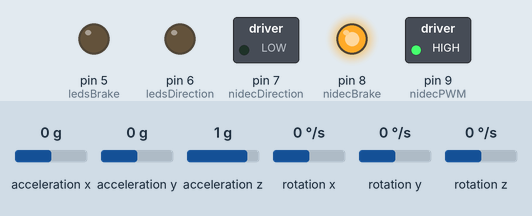
Simulated run of this sketch. Board: Arduino Uno, built with avr-gcc and run on an emulated ATmega328P. Parts: switched loads named in the sketch (green lamp = pin HIGH), output pins drawn as LEDs (lit = HIGH). The test bench sets the inputs (shaded band); at power-on: rotation x 0 °/s, acceleration x 0 g, acceleration y 0 g, acceleration z 1 g, rotation y 0 °/s, rotation z 0 °/s. What the sketch prints to the serial monitor is not drawn.

Above: at 1.2 s.
1.3 s: rotation x set to 7 °/s
At 4.0 s:
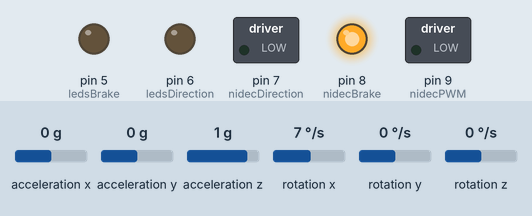
4.3 s: rotation x set to -100 °/s
At 4.9 s:
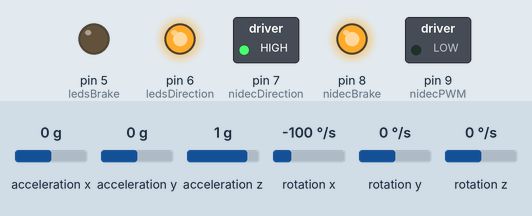
6.1 s: rotation x set to 100 °/s
At 9.1 s:
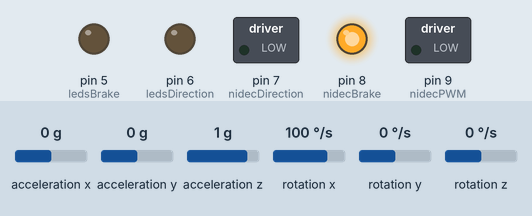
Timing chart, 0 to 10.6 s (numbered marks = the images above; inputs shaded):
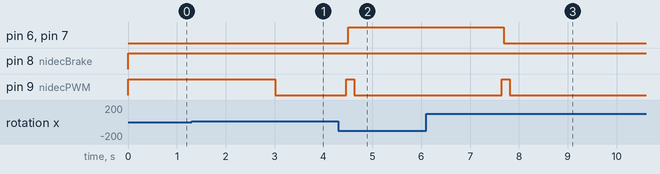

The sketch:

1dof_pid_V1.ino
```cpp
#include <MPU6050.h>
#include <Wire.h>        // IIC communication library
#include <PWM.h>        // Require Timer1 PWM frequency of 20Khz-25Khz for Nidec 24H677 BLDC Motor

//Cite http://brettbeauregard.com/blog/2011/04/improving-the-beginner%E2%80%99s-pid-reset-windup/)

//---------------------------------------- Nidec 24H677H010 BLDC Motor Vars START ------------------------------------
const int nidecBrake = 8;      // Brake
const int nidecDirection = 7;  // CW/CCW Nidec Motor
const int ledsDirection = 6;   // Green LED direction indicators
const int ledsBrake = 5;       // Red LED direction indicators
const int nidecPWM = 9;        // Nidec Motor PWM
int brake_trigger = 1;         //Brake is ON
int dir = 0;                   //Direction set to CCW
double pwm = 400;              // Set pwm value to 400 = motor stopped
//---------------------------------------- Nidec 24H677H010 BLDC Motor Vars END --------------------------------------

MPU6050 mpu;
// Timers
unsigned long timer = 0;
float timeStep = 0.01;

// Roll values
float roll = 0;


//---------------------------------------- PID Vars START -------------------------------------------------------
//PID constants
double kp = 10;
double ki = 0;
double kd = 0;

int Setpoint = 0;

double outMin = -400;
double outMax = 400;

double bounds = 0;
int term;

unsigned long currentTime, previousTime;
double elapsedTime;
double error;
double lastError;
double Input, Output;
double i, d;

//---------------------------------------- PID Vars END -----------------------------------------------------------


//%%%%%%%%%%%%%%%%%%%%%%%%%%%%%%%%%%%%%%%%%%%%%%%%%%%%%%%%%%%%%%%%%%%%%%%%%%%%%%%%%%%%%%%%%%%%%%%%%%%%%%%%%%%%%%%%%%%%%%
//%%%%%%%%%%%%%%%%%%%%%%%%%%%%%%%%%%%%%%%%%%%%%%%% Setup Function Start %%%%%%%%%%%%%%%%%%%%%%%%%%%%%%%%%%%%%%%%%%%%%%%%
//%%%%%%%%%%%%%%%%%%%%%%%%%%%%%%%%%%%%%%%%%%%%%%%%%%%%%%%%%%%%%%%%%%%%%%%%%%%%%%%%%%%%%%%%%%%%%%%%%%%%%%%%%%%%%%%%%%%%%%
void setup() {

  // PWM.h Setup
  //InitTimersSafe();
  // The Nidec 24H677 BLDC Motor requires a PWM frequency of 20KHz to 25KHz
  //bool success = SetPinFrequencySafe(nidecPWM, 20000);

  //set the Nidec motor control pins
  pinMode(nidecBrake, OUTPUT);
  pinMode(nidecDirection,OUTPUT);
  pinMode(ledsDirection,OUTPUT);
  pinMode(ledsBrake,OUTPUT);
  pinMode(nidecPWM,OUTPUT);

  // Output initial state values
  digitalWrite(nidecDirection,LOW); // Nidec Direction CCW
  digitalWrite(ledsDirection,LOW); //Green LED OFF // Direction CCW
  digitalWrite(nidecBrake,LOW); // Nidec motor brake is ON
  digitalWrite(ledsBrake,HIGH); //Red LED ON // Brake ON


  Serial.begin(115200);
  // Initialize MPU6050
  while(!mpu.begin(MPU6050_SCALE_2000DPS, MPU6050_RANGE_2G))
  {
    Serial.println("Could not find a valid MPU6050 sensor, check wiring!");
    delay(500);
  }

  // Calibrate gyroscope. The calibration must be at rest.
  // If you don't want calibrate, comment this line.
  mpu.calibrateGyro();

  // Set threshold sensivty. Default 3.
  // If you don't want use threshold, comment this line or set 0.
  mpu.setThreshold(3);
}
//%%%%%%%%%%%%%%%%%%%%%%%%%%%%%%%%%%%%%%%%%%%%%%%%%%%%%%%%%%%%%%%%%%%%%%%%%%%%%%%%%%%%%%%%%%%%%%%%%%%%%%%%%%%%%%%%%%%%%%
//%%%%%%%%%%%%%%%%%%%%%%%%%%%%%%%%%%%%%%%%%%%%%% Setup Function END %%%%%%%%%%%%%%%%%%%%%%%%%%%%%%%%%%%%%%%%%%%%%%%%%%%%
//%%%%%%%%%%%%%%%%%%%%%%%%%%%%%%%%%%%%%%%%%%%%%%%%%%%%%%%%%%%%%%%%%%%%%%%%%%%%%%%%%%%%%%%%%%%%%%%%%%%%%%%%%%%%%%%%%%%%%%


//%%%%%%%%%%%%%%%%%%%%%%%%%%%%%%%%%%%%%%%%%%%%%%%%%%%%%%%%%%%%%%%%%%%%%%%%%%%%%%%%%%%%%%%%%%%%%%%%%%%%%%%%%%%%%%%%%%%%%%
//%%%%%%%%%%%%%%%%%%%%%%%%%%%%%%%%%%%%%%%%%%%%%% Loop Function START %%%%%%%%%%%%%%%%%%%%%%%%%%%%%%%%%%%%%%%%%%%%%%%%%%%
//%%%%%%%%%%%%%%%%%%%%%%%%%%%%%%%%%%%%%%%%%%%%%%%%%%%%%%%%%%%%%%%%%%%%%%%%%%%%%%%%%%%%%%%%%%%%%%%%%%%%%%%%%%%%%%%%%%%%%%
void loop() {
  timer = millis();
  Vector norm = mpu.readNormalizeGyro();   // Read normalized values
  roll = roll + norm.XAxis * timeStep;     // Calculate Roll

  Serial.println(roll);
  double angle = roll;
  Input = angle;

  //Calculate the PID output
  Output = computePID(Input);
  //Serial.print("Output:");
  //Serial.print(Output);
  //Serial.print("   ");


    //Switches the direction of the wheel based on sign of PID output
  if (Output > 1){
    dir = 1; //CW
    //This is just fliping the PWM value from 0 to 390 ---> to 390 to 0
    //Whereas 0 = stopped and 390 = full speed
    pwm = map(Output, 0, outMax, 400, 0);
    //Serial.print("dir: ");
    //Serial.print("CW");
    //Serial.print("    ");
  }
  else if (Output < 0){
    dir = 0; //CCW
    //This is just fliping the PWM value from -390 to 0 ---> to 390 to 0
    //Whereas 0 = stopped and 390 = full speed
    pwm = map(Output, 0, outMin, 400, 0);
    //Serial.print("dir: ");
    //Serial.print("CCW");
    //Serial.print("    ");
  }


  if (angle > -bounds && angle < bounds){
    pwm = 400;
  }
  Serial.println(angle);
  /*
  Serial.print("angle:");
  Serial.print(angle);
  Serial.print("   ");
  Serial.print("Output:");
  Serial.print(Output);
  Serial.print("   ");
  Serial.print("pwm:");
  Serial.println(pwm);
  */
  //This is the comand to drive the motor
  driveMotor(pwm, dir);


}//end of loop void
//%%%%%%%%%%%%%%%%%%%%%%%%%%%%%%%%%%%%%%%%%%%%%%%%%%%%%%%%%%%%%%%%%%%%%%%%%%%%%%%%%%%%%%%%%%%%%%%%%%%%%%%%%%%%%%%%%%%%%%
//%%%%%%%%%%%%%%%%%%%%%%%%%%%%%%%%%%%%%%%%%%%%%% Loop Function END %%%%%%%%%%%%%%%%%%%%%%%%%%%%%%%%%%%%%%%%%%%%%%%%%%%
//%%%%%%%%%%%%%%%%%%%%%%%%%%%%%%%%%%%%%%%%%%%%%%%%%%%%%%%%%%%%%%%%%%%%%%%%%%%%%%%%%%%%%%%%%%%%%%%%%%%%%%%%%%%%%%%%%%%%%%


//$$$$$$$$$$$$$$$$$$$$$$$$$$$$$$$$$$$$$$  Drive Motor Function START $$$$$$$$$$$$$$$$$$$$$$$$$$$$$$$$$$$$$$
// For pwm: 400 = stopped and 0 = full speed
// For dir: 0 = CCW and 1 = CW
void driveMotor(float pwm,int dir){
  //if pwm
  digitalWrite(nidecBrake,HIGH);    // Nidec motor brake OFF
  digitalWrite(ledsBrake,LOW);      //Red LED OFF // Brake OFF
  if(dir == 0){
    analogWrite(nidecPWM, pwm);
    digitalWrite(nidecDirection,LOW); // Nidec Direction CCW
    digitalWrite(ledsDirection,LOW);  //Green LED OFF // Direction CCW
    }
  else if(dir == 1){
    analogWrite(nidecPWM, pwm);
    digitalWrite(nidecDirection,HIGH); // Nidec Direction CW
    digitalWrite(ledsDirection,HIGH);  //Green LED ON // Direction CW
    }
}
//$$$$$$$$$$$$$$$$$$$$$$$$$$$$$$$$$$$$$$  Drive Motor Function END $$$$$$$$$$$$$$$$$$$$$$$$$$$$$$$$$$$$$$$$$


//$$$$$$$$$$$$$$$$$$$$$$$$$$$$$$$$$$$$$$ Compute PID Function START $$$$$$$$$$$$$$$$$$$$$$$$$$$$$$$$$$$$$$$$$
double computePID(double inp){
  currentTime = millis();                //get current time
  elapsedTime = (double)(currentTime - previousTime);        //compute time elapsed from previous computation

  error = Setpoint - inp;    // determine error

  i += error * elapsedTime;  // compute integral
  if(i> outMax){
    i=outMax;
  }
  else if(i< outMin){
    i=outMin;
  }

  d = (error - lastError)/elapsedTime;   // compute derivative
  double Output = kp*error + ki*i + kd*d;  //PID output
  if(Output > outMax){
    Output = outMax;
  }
  else if(Output < outMin){
    Output = outMin;
  }

  lastError = error;            //remember current error
  previousTime = currentTime;   //remember current time

  return Output;   //have function return the PID output
}


//$$$$$$$$$$$$$$$$$$$$$$$$$$$$$$$$$$$$$$ Compute PID Function END $$$$$$$$$$$$$$$$$$$$$$$$$$$$$$$$$$$$$$$$$
```

Measured:
- after the input at 1.3 s, pin 9 (nidecPWM): HIGH → LOW after 1.7 s
- after the input at 4.3 s, pin 6 (ledsDirection), pin 7 (nidecDirection): LOW → HIGH after 0.21 s; pin 9 (nidecPWM): LOW → HIGH after 0.17 s, → LOW 0.16 s later
- after the input at 6.1 s, pin 6 (ledsDirection), pin 7 (nidecDirection): HIGH → LOW after 1.6 s; pin 9 (nidecPWM): LOW → HIGH after 1.5 s, → LOW 0.16 s later
